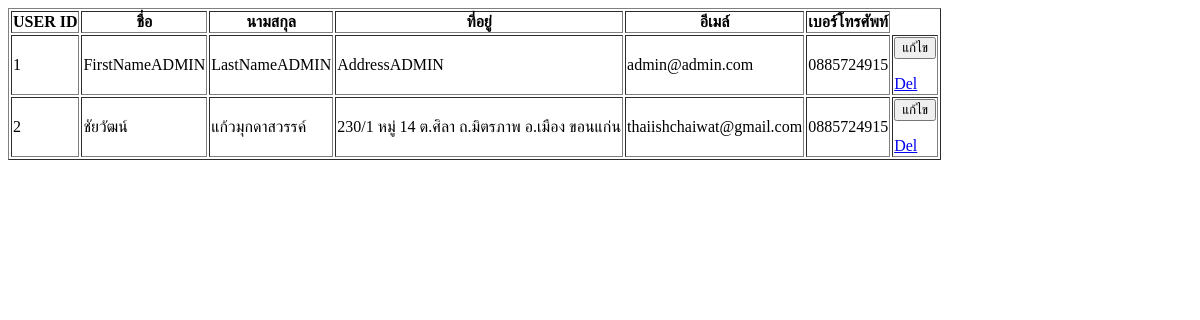
Page /Authentication/list_user.php (signed in) on the earlier database version.
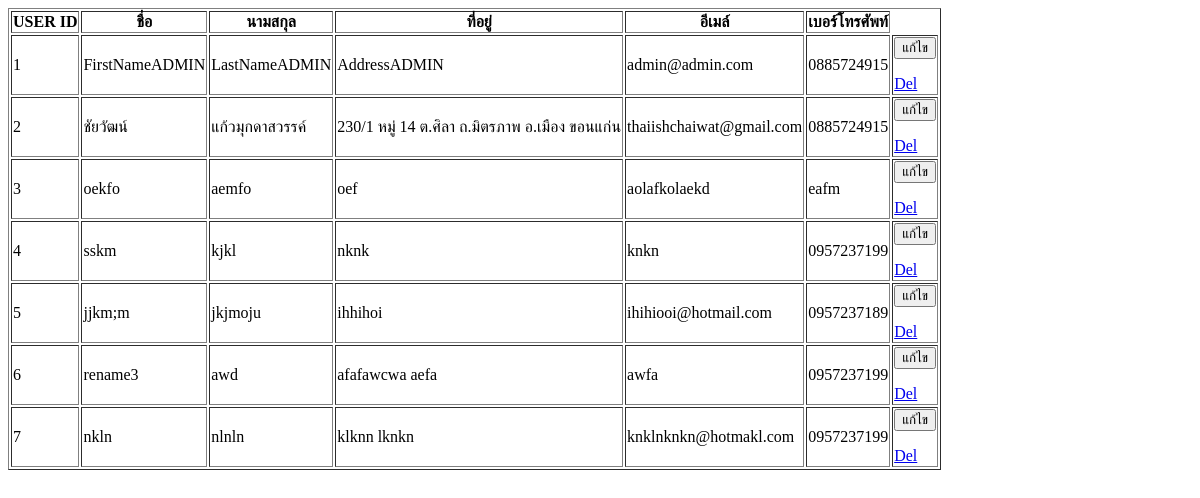
Same page on the later database version.
### tables this page shows
CREATE TABLE `user` (
  `User_ID` int(11) NOT NULL,
  `Username` varchar(12) NOT NULL,
  `Password` varchar(80) NOT NULL,
  `User_fname` varchar(30) NOT NULL,
  `User_lname` varchar(30) NOT NULL,
  `User_add` varchar(50) NOT NULL,
  `User_email` varchar(30) NOT NULL,
  `User_tel` varchar(10) NOT NULL
);

### Authentication/list_user.php (the view, shortened to what this page needs)
<?php include "../connect.php" ?>
<html>
<head>
                        </head>
<body>
    <?php if($_SESSION["Username"]=='admin') { ?>
                        <table border="1">
                             <tr>
                                <th>USER ID</th>
                                <th>ชื่อ</th>
                                <th>นามสกุล</th>
                                <th>ที่อยู่</th>
                                <th>อีเมล์</th>
                                <th>เบอร์โทรศัพท์</th>
                            </tr>
                                        <?php
                                        $stmt = $pdo->prepare("SELECT * from user ORDER BY User_ID ");
                                        $stmt->execute();
                                        while ($row = $stmt->fetch()) {
                                        ?>
                                <tr>
                                    <td><?=$row["User_ID"]?></td>
                                    <td><?=$row["User_fname"]?></td>
                                    <td><?=$row["User_lname"]?></td>
                                    <td><?=$row["User_add"]?></td>
                                    <td><?=$row["User_email"]?></td>
                                    <td><?=$row["User_tel"]?></td>
                                    <td >
                                      <form method="post" action="edit_Mul_User.php" >
                                        <input type="submit" value="แก้ไข">
                                      </form>
                                            <a href="#" onclick='confirmDelete(<?=$row["User_ID"]?>);' >
                                             Del</a>
                                     </td>
                                </tr>
                                <?php
                                }
                                ?>
</table>
<?php
}
else {
  echo "กรุณาเข้าสู่ผู้ดูแลระบบ";
}
?>
</body>
</html>

Differences in the rows shown:
added user: User_ID "3", User_fname "oekfo", User_lname "aemfo", User_add "oef", User_email "aolafkolaekd", User_tel "eafm"
added user: User_ID "4", User_fname "sskm", User_lname "kjkl", User_add "nknk", User_email "knkn", User_tel "0957237199"
added user: User_ID "5", User_fname "jjkm;m", User_lname "jkjmoju", User_add "ihhihoi", User_email "ihihiooi@hotmail.com", User_tel "0957237189"
added user: User_ID "6", User_fname "rename3", User_lname "awd", User_add "afafawcwa aefa", User_email "awfa", User_tel "0957237199"
added user: User_ID "7", User_fname "nkln", User_lname "nlnln", User_add "klknn lknkn", User_email "knklnknkn@hotmakl.com", User_tel "0957237199"
